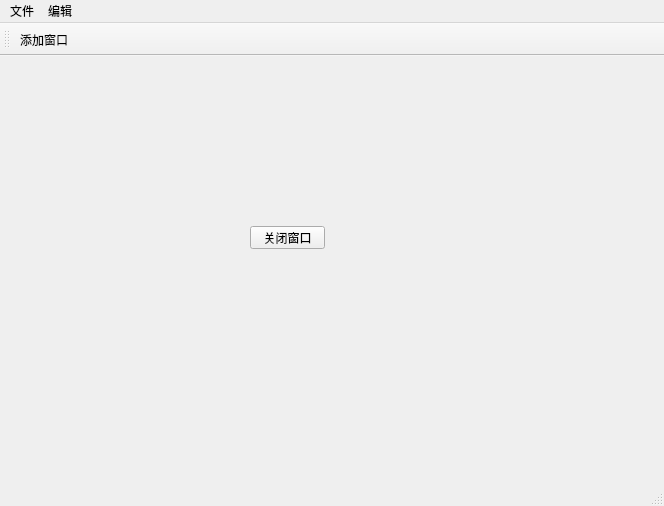
<?xml version="1.0" encoding="UTF-8"?>
<ui version="4.0">
 <class>MainWindow</class>
 <widget class="QMainWindow" name="MainWindow">
  <property name="geometry">
   <rect>
    <x>0</x>
    <y>0</y>
    <width>664</width>
    <height>506</height>
   </rect>
  </property>
  <property name="windowTitle">
   <string>MainWindow</string>
  </property>
  <widget class="QWidget" name="centralwidget">
   <widget class="QPushButton" name="closeWinBtn">
    <property name="geometry">
     <rect>
      <x>250</x>
      <y>170</y>
      <width>75</width>
      <height>23</height>
     </rect>
    </property>
    <property name="text">
     <string>关闭窗口</string>
    </property>
   </widget>
  </widget>
  <widget class="QMenuBar" name="menubar">
   <property name="geometry">
    <rect>
     <x>0</x>
     <y>0</y>
     <width>664</width>
     <height>22</height>
    </rect>
   </property>
   <widget class="QMenu" name="menu">
    <property name="title">
     <string>文件</string>
    </property>
    <addaction name="fileopenaction"/>
    <addaction name="fileNewAction"/>
    <addaction name="filecloseAction"/>
   </widget>
   <widget class="QMenu" name="menu_2">
    <property name="title">
     <string>编辑</string>
    </property>
    <addaction name="addwinaction"/>
    <addaction name="separator"/>
   </widget>
   <addaction name="menu"/>
   <addaction name="menu_2"/>
  </widget>
  <widget class="QStatusBar" name="statusbar"/>
  <widget class="QToolBar" name="toolBar">
   <property name="windowTitle">
    <string>toolBar</string>
   </property>
   <attribute name="toolBarArea">
    <enum>TopToolBarArea</enum>
   </attribute>
   <attribute name="toolBarBreak">
    <bool>false</bool>
   </attribute>
   <addaction name="addwinaction"/>
  </widget>
  <action name="fileopenaction">
   <property name="text">
    <string>打开</string>
   </property>
   <property name="shortcut">
    <string>Alt+O</string>
   </property>
  </action>
  <action name="fileNewAction">
   <property name="text">
    <string>新建</string>
   </property>
   <property name="shortcut">
    <string>Alt+N</string>
   </property>
  </action>
  <action name="addwinaction">
   <property name="text">
    <string>添加窗口</string>
   </property>
   <property name="toolTip">
    <string>添加窗口</string>
   </property>
  </action>
  <action name="filecloseAction">
   <property name="text">
    <string>关闭</string>
   </property>
   <property name="shortcut">
    <string>Alt+C</string>
   </property>
  </action>
 </widget>
 <resources/>
 <connections>
  <connection>
   <sender>closeWinBtn</sender>
   <signal>clicked()</signal>
   <receiver>MainWindow</receiver>
   <slot>close()</slot>
   <hints>
    <hint type="sourcelabel">
     <x>291</x>
     <y>206</y>
    </hint>
    <hint type="destinationlabel">
     <x>290</x>
     <y>277</y>
    </hint>
   </hints>
  </connection>
 </connections>
</ui>
